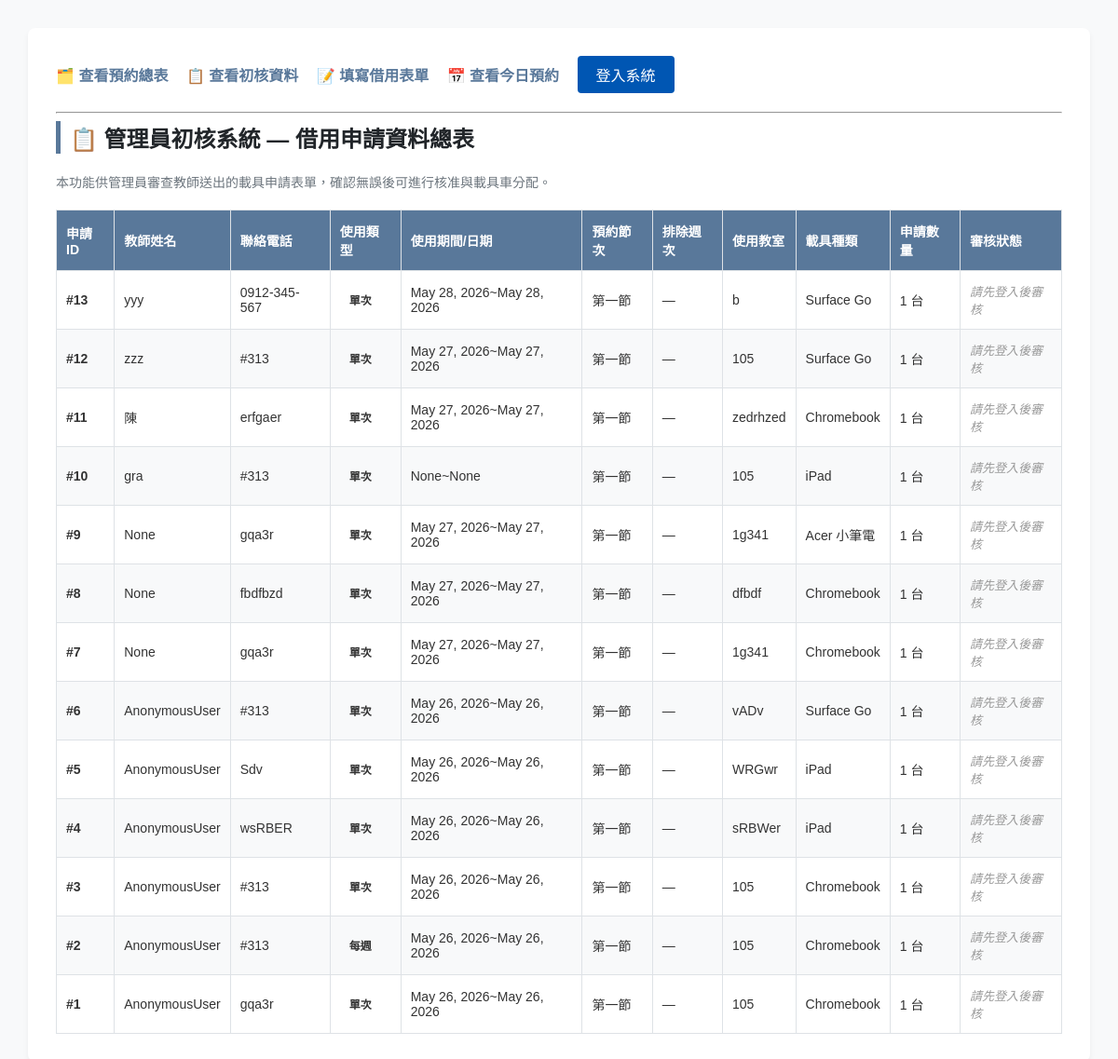
Screenshot of /borrow/ with the database file from the repository.
### show/models.py (models this page shows, shortened)
class Borrowlist(models.Model):
    user = models.CharField("借用老師", max_length=20, null=True, blank=True)
    phone = models.CharField("聯絡電話", max_length=25)
    location = models.CharField("教室", max_length=10)
    usage_type_choices = (
        ('once','單次'),
        ('weekly','每周'),
    )
    usage_type = models.CharField(max_length=10, choices = usage_type_choices , default='once')
    DEVICE_CHOICES =(
        ('ipad', 'iPad'),
        ('chromebook', 'Chromebook'),
        ('surface_go', 'Surface Go'),
        ('acer_laptop', 'Acer 小筆電'),
    )
    device_type = models.CharField("載具種類", max_length=20, choices=DEVICE_CHOICES)
    start_date = models.DateField("開始日期", null=True, blank=True)
    end_date = models.DateField("結束日期", null=True, blank=True)
    DAY_CHOICES = (
        ('Monday','星期一'), ('Tuesday','星期二'), ('Wednesday','星期三'),
        ('Thursday','星期四'), ('Friday','星期五'),
    )
    day = models.CharField("星期", choices=DAY_CHOICES, max_length=50, blank=True, null=True)
    PERIODS_CHOICES = (
        ('1', '第一節'), ('2', '第二節'), ('3', '第三節'), ('4', '第四節'),
        ('4.5', '午休'), ('5', '第五節'), ('6', '第六節'), ('7', '第七節'), ('8', '第八節'),
    )
    periods = models.CharField("預約節次", max_length=50, choices=PERIODS_CHOICES, default='1')
    STATUS_CHOICES = (
        ('待審核', '待審核'),
        ('已通過', '已通過'),
        ('已拒絕', '已拒絕'),
    )
    device_id = models.CharField("載具編號",max_length = 10,default="")
    time_id = models.CharField("時間",max_length = 10,default="")
    status = models.CharField("審核狀態", max_length=10, choices = STATUS_CHOICES , default='待審核')
    device_amount = models.PositiveIntegerField(default=1)
    classroom = models.CharField(max_length=10, blank=True, null=True)

### show/views.py (the view, shortened to what this page needs)
# urls.py: path('borrow/', views.view_borrow_list, name='view_borrow_list'),
def view_borrow_list(request):
    borrow_records = Borrowlist.objects.all().order_by('-id')
    return render(request, 'borrow_list.html', {
        'borrow_records': borrow_records
    })

### show/templates/borrow_list.html (shortened to what this page needs)
<!DOCTYPE html>
<html lang="zh-TW">
<head>
</head>
<body>
    <div class="container">
        <div class="nav">
            <a href="{% url 'allreservation_view' %}">🗂️ 查看預約總表 </a>
            <a href="{% url 'view_borrow_list' %}">📋 查看初核資料</a>
            <a href="{% url 'submit_borrow' %}">📝 填寫借用表單</a>
            <a href="{% url 'today_reservation' %}">📅 查看今日預約</a>
            {% if user.is_authenticated %}
                <span style="color: #4a5568; margin-right: 15px;">👋 你好，<strong style="color: #0056b3;">{{ user.username }}</strong></span>
                <a href="{% url 'logout' %}" style="color: #dc2626; text-decoration: underline; font-weight: 500;">登出</a>
            {% else %}
                <a href="{% url 'login' %}" style="background-color: #0056b3; color: #ffffff; text-decoration: none; padding: 8px 20px; border-radius: 4px; font-weight: 500; display: inline-block;">登入系統</a>
            {% endif %}
        </div>
        <hr>
        <h2>📋 管理員初核系統 — 借用申請資料總表</h2>
        <p>本功能供管理員審查教師送出的載具申請表單，確認無誤後可進行核准與載具車分配。</p>
        <table>
            <thead>
                <tr>
                    <th>申請ID</th>
                    <th>教師姓名</th>
                    <th>聯絡電話</th>
                    <th>使用類型</th>
                    <th>使用期間/日期</th>
                    <th>預約節次</th>
                    <th>排除週次</th>
                    <th>使用教室</th>
                    <th>載具種類</th>
                    <th>申請數量</th>
                    <th>審核狀態</th>
                </tr>
            </thead>
            <tbody>
                {% for record in borrow_records %}
                    <tr>
                    <td><strong>#{{ record.id }}</strong></td>
                    <td>{{ record.user }}</td>
                    <td>{{ record.phone }}</td>
                    <td>
                        {% if record.usage_type == 'once' %}
                            <span class="badge bg-primary">單次</span>
                        {% else %}
                            <span class="badge bg-success">每週</span>
                        {% endif %}
                    </td>
                    <td>
                        {{record.start_date}}~{{record.end_date}}
                    </td>
                    <td>
                        {{ record.get_periods_display }}
                    </td>
                    <td>
                        {% if record.time %}
                            {{ record.time.get_day_display }} {{ record.time.get_periods_display }}
                        {% else %}
                            —
                        {% endif %}
                    </td>
                    <td>{{ record.location }}</td>
                    <td>{{ record.get_device_type_display }}</td>
                    <td>{{ record.device_amount }} 台</td>
                    <td>
                        {% if user.is_authenticated %}
                            {% if record.status == '待審核' %}
                                <form method="POST" action="{% url 'view_borrow_list' %}"style="display:inline;">
                                    {% csrf_token %}
                                    <input type="hidden" name="record_id" value="{{ record.id }}">
                                    <button type="submit" name="action" value="approve" class="btn btn-sm btn-approved" onclick="return confirm('確定要核准這筆借用嗎？')">✔️ 核准</button>
                                    <button type="submit" name="action" value="reject" class="btn btn-sm btn-reject" onclick="return confirm('確定要拒絕嗎？')">❌ 拒絕</button>
                                 </form>
                            {% elif record.status == '已核准' %}
                                <span class="badge bg-info">已核准</span>
                            {% elif record.status == '已拒絕' %}
                                <span class="badge bg-warning">已拒絕</span>
                            {% else %}
                                <span class="badge bg-secondary">{{ record.status }}</span>
                            {% endif %}
                        {% else %}
                        <span class="text-muted">請先登入後審核</span>
                        {% endif %}
                        </td>
                        </tr>
                        {% empty %}
                        <tr>
                            <td colspan="11" class="text-center text-muted">📭 目前尚無任何教師提交借用申請。</td>
                        </tr>
                {% endfor %}
            </tbody>
        </table>
    </div>
</body>
</html>

### show/templates/borrow_list.html (style rules this page uses)
body { font-family: Arial, sans-serif; margin: 30px; background-color: #f8f9fa; color: #333; }
.container { max-width: 1200px; background: white; padding: 30px; border-radius: 8px; box-shadow: 0 4px 6px rgba(0,0,0,0.05); margin: 0 auto; }
.nav { margin-bottom: 20px; }
.nav a { margin-right: 15px; text-decoration: none; color: #59789a; font-weight: bold; }
h2 { margin-top: 0; color: #212529; border-left: 5px solid #59789a; padding-left: 10px; }
p { color: #6c757d; font-size: 14px; }
table { width: 100%; border-collapse: collapse; margin-top: 20px; font-size: 14px; }
th, td { border: 1px solid #dee2e6; padding: 12px 10px; text-align: left; }
th { background-color: #59789a; color: white; font-weight: 600; }
tr:nth-child(even) { background-color: #f8f9fa; }
.badge { padding: 5px 10px; border-radius: 20px; font-size: 12px; font-weight: bold; display: inline-block; }
.text-muted { color: #999; font-style: italic; font-size: 13px; }

### rows the page displays
Borrowlist: id "13", user "yyy", phone "0912-345-567", usage_type "單次", start_date "May 28, 2026", end_date "May 28, 2026", periods "第一節", location "b", device_type "Surface Go", device_amount "1"
Borrowlist: id "12", user "zzz", phone "#313", usage_type "單次", start_date "May 27, 2026", end_date "May 27, 2026", periods "第一節", location "105", device_type "Surface Go", device_amount "1"
Borrowlist: id "11", user "陳", phone "erfgaer", usage_type "單次", start_date "May 27, 2026", end_date "May 27, 2026", periods "第一節", location "zedrhzed", device_type "Chromebook", device_amount "1"
Borrowlist: id "10", user "gra", phone "#313", usage_type "單次", start_date "None", end_date "None", periods "第一節", location "105", device_type "iPad", device_amount "1"
Borrowlist: id "9", user "None", phone "gqa3r", usage_type "單次", start_date "May 27, 2026", end_date "May 27, 2026", periods "第一節", location "1g341", device_type "Acer 小筆電", device_amount "1"
Borrowlist: id "8", user "None", phone "fbdfbzd", usage_type "單次", start_date "May 27, 2026", end_date "May 27, 2026", periods "第一節", location "dfbdf", device_type "Chromebook", device_amount "1"
Borrowlist: id "7", user "None", phone "gqa3r", usage_type "單次", start_date "May 27, 2026", end_date "May 27, 2026", periods "第一節", location "1g341", device_type "Chromebook", device_amount "1"
Borrowlist: id "6", user "AnonymousUser", phone "#313", usage_type "單次", start_date "May 26, 2026", end_date "May 26, 2026", periods "第一節", location "vADv", device_type "Surface Go", device_amount "1"
Borrowlist: id "5", user "AnonymousUser", phone "Sdv", usage_type "單次", start_date "May 26, 2026", end_date "May 26, 2026", periods "第一節", location "WRGwr", device_type "iPad", device_amount "1"
Borrowlist: id "4", user "AnonymousUser", phone "wsRBER", usage_type "單次", start_date "May 26, 2026", end_date "May 26, 2026", periods "第一節", location "sRBWer", device_type "iPad", device_amount "1"
Borrowlist: id "3", user "AnonymousUser", phone "#313", usage_type "單次", start_date "May 26, 2026", end_date "May 26, 2026", periods "第一節", location "105", device_type "Chromebook", device_amount "1"
Borrowlist: id "2", user "AnonymousUser", phone "#313", usage_type "每週", start_date "May 26, 2026", end_date "May 26, 2026", periods "第一節", location "105", device_type "Chromebook", device_amount "1"
Borrowlist: id "1", user "AnonymousUser", phone "gqa3r", usage_type "單次", start_date "May 26, 2026", end_date "May 26, 2026", periods "第一節", location "105", device_type "Chromebook", device_amount "1"
